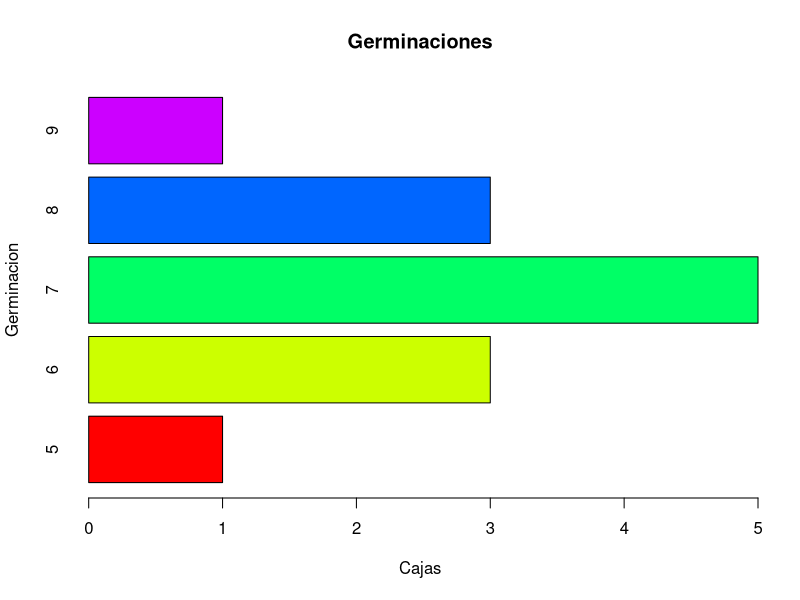

Recreate this plot in R.
# FLO 
# 18/02/2022
# HW 03: Medidas de tendencia central


# Problemas


# Problema 1 --------------------------------------------------------------

# Sumatoria de de "X" y "y"

Xs <- c(6, 4, 1, 3)
Ys <- c(1, 3, 4, 2)

sum(Xs)


sum(Ys)



# Producto de "X" y "y"

prod(Xs)


prod(Ys)



# Sumatoria de ambos

sum(Xs, Ys)


# Producto de ambos

prod(Xs, Ys)


# producto de ambos con exponentes

prod(Xs^2, Ys^0.5)



# Problema 2 --------------------------------------------------------------

GrupoA <- c(80, 90, 90, 100)

GrupoB <- c(60, 65, 65, 70, 70, 70, 75, 75, 80, 80, 80, 80, 80, 85, 100)


#a) Creo que la media es mas alta en el grupo A ya que son pocos números
# y son números altos y en el grupo B son mas números y son números bajos


#b) Media de cada grupo

mean(GrupoA)

mean(GrupoB)

# la media del grupo a es mayor a la del grupo "B" y si coincidía 
# con la respuesta que había comentado en el inciso "A"




# Problema 3 --------------------------------------------------------------

prom80 <- c(87, 72, 85, 76)

mean(prom80)

# Necesita sacar un 76 en su ultimo examen para pasar con 80




# Problema 4 --------------------------------------------------------------

prom2 <- 110/50

prom2

# El enunciado verdadero es el inciso "B" que dice: Hay un total 
# de 110 niños en la ciudad



# Problema 5 --------------------------------------------------------------

Germinaciones <- c(5, 6, 7, 8, 9)

cajas.petri <- c(1, 3, 5, 3, 1)

# A) ¿Qué tipo de gráfico podrías usar para visualizar estos datos?

barplot(cajas.petri,
        main = "Germinaciones",
        horiz = T,
        names.arg = c(5, 6, 7, 8, 9),
        xlab = "Cajas", 
        ylab = "Germinacion",
        col = rainbow(5))

# R= Un gráfico de barras


#B) ¿Cuál es la media?

mean(Germinaciones)

mean(cajas.petri)


#C)¿Cuál es la mediana?

median(Germinaciones)

median(cajas.petri)


# Problema 6 --------------------------------------------------------------

set <- c(2, 2, 3, 6, 10)

# a) Calcule la moda, mediana y la media

mode <- function(set)
{return(as.numeric(names(which.max(table(set)))))}
 mode(set) 
  

median(set)


mean(set)


# B) Suma le 5 a cada numero de set y calcula la moda, mediana y media

setb <- c(2+5, 2+5, 3+5, 6+5, 10+5)

setb


mode(setb)


median(setb)


mean(setb)


#C) Compare los resultados de las partes (a) y (B). En general, ¿cómo crees que la moda, la mediana y la media se ven afectadas cuando se agrega la misma constante a cada valor de datos en un conjunto?

# R= Todos los resultados se vieron afectados por el aumento de los números



#d) Multiplique cada valor por 5. Calcule la moda, la mediana y la media.

setd <- c(2*5, 2*5, 3*5, 6*5, 10*5)

setd


mode(setd)


median(setd)


mean(setd)


#E) Compare los resultados de las partes (a) y (d). En general, ¿cómo crees que la moda,La mediana y la media se ven afectadas cuando cada valor de datos en un conjunto se multiplica por la misma constante?

# R= Todos los resultados se vieron afectados por el aumento de los números



# Problema 7 --------------------------------------------------------------

# Para este problema, use los dígitos 0, 1, 2, 3, 4, 5, 6, 7, 8, 9.

# a) Enumere cinco dígitos que tengan una mediana de 7 y una media de 7

conjunto1 <- c(6, 7, 7, 7, 8)

median(conjunto1)


mean(conjunto1)


# Encontrar un conjunto diferente de 5 dígitos que también funcionen.

conjunto2 <- c(4, 6, 7, 9, 9)

median(conjunto2)


mean(conjunto2)



#B) Enumere cinco dígitos que tengan una mediana de 7 y una media inferior a 7 

conjunto3 <- c(1, 3, 7, 7, 9)

median(conjunto3)


mean(conjunto3)

# Encuentra un conjunto diferente de 5 dígitos que funcione.

conjunto4 <- c(8, 8, 7, 4, 5)


median(conjunto4)


mean(conjunto4)


# Trabajo Completo
